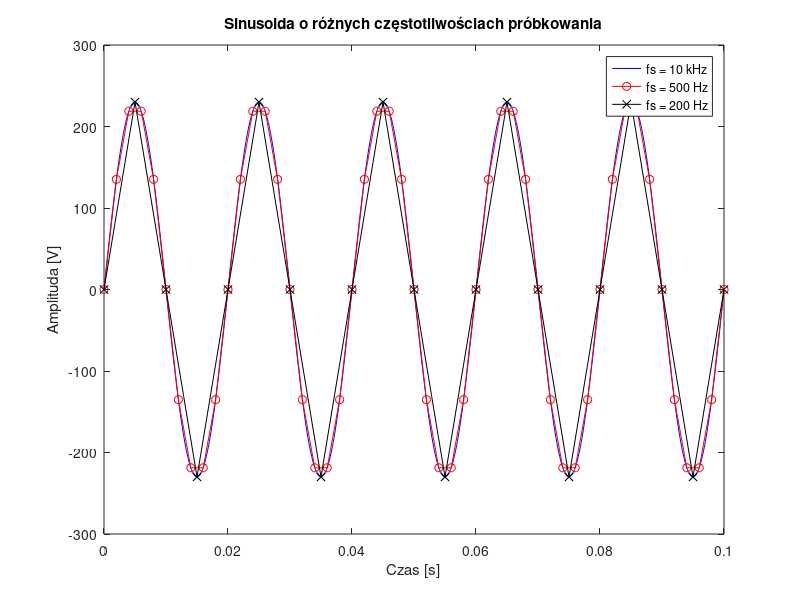

MATLAB code to generate this figure:
clear all; close all;

A = 230; %V
f = 50; %Hz
T = 1/f;

time = 0.1;

f1 = 10^4;
f2 = 500;
f3 = 200;
t1 = 0:1/f1:time;
t2 = 0:1/f2:time;
t3 = 0:1/f3:time;
s1 = A*sin(2*pi*f*t1);
s2 = A*sin(2*pi*f*t2);
s3 = A*sin(2*pi*f*t3);

plot(t1, s1, 'b-');
hold on;
plot(t2, s2, 'ro-');
plot(t3, s3, 'kx-');
hold off; %end

xlabel('Czas [s]'); 
ylabel('Amplituda [V]');
title('Sinusoida o różnych częstotliwościach próbkowania');
legend('fs = 10 kHz', 'fs = 500 Hz', 'fs = 200 Hz');
